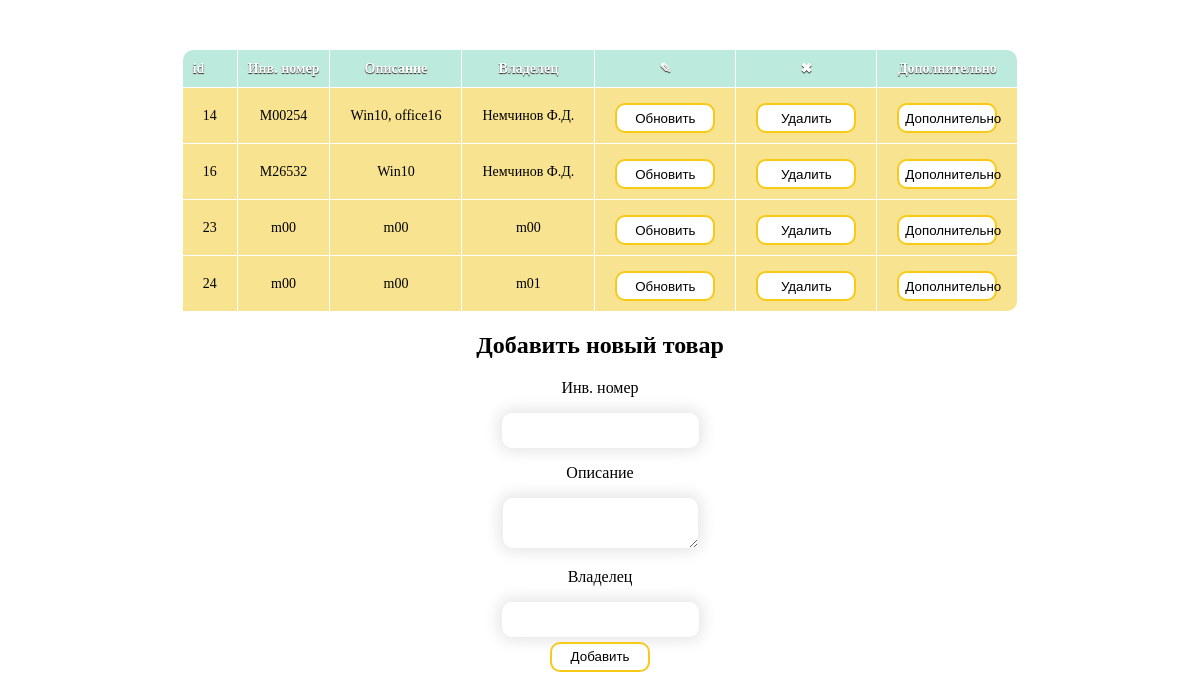
/test/test/index.php, run on the app's committed database.
### tables this page shows
CREATE TABLE `goods` (
  `id` int NOT NULL,
  `Inventory` varchar(255) NOT NULL,
  `description` text NOT NULL,
  `Owner` varchar(255) NOT NULL
);

### test/test/index.php (the view, shortened to what this page needs)
<?php
$host = 'localhost';
$db_name = 'test';
$user = 'root';
$password = 'root';
$connect = mysqli_connect($host, $user, $password, $db_name);
$goods = mysqli_query($connect, "SELECT * FROM `goods`");
 $goods = mysqli_fetch_all($goods);
?>
<!doctype html>
<html lang="en">
<head>
    <link rel="stylesheet" href="style.css">
</head>
<body>
<table align = "center">
    <tr>
        <th>id</th>
        <th>Инв. номер</th>
        <th>Описание</th>
        <th>Владелец</th>
        <th>&#9998;</th>
        <th>&#10006;</th>
        <th>Дополнительно</th>
    </tr>
    <?php
    foreach ($goods as $item){
        ?>
    <tr>
        <td><?=$item[0]?></td>
        <td><?=$item[1]?></td>
        <td><?=$item[2]?></td>
        <td><?=$item[3]?></td>
        <td><a href="update.php?id=<?=$item[0]?>"><button>Обновить</button></a></td>
        <td><a href="vendor/delete.php?id=<?=$item[0]?>"><button>Удалить</button></a></td>
        <td><a href="select/index.php?id=><?=$item[0]?>"><button>Дополнительно</button></a></td>
    </tr>
    <?php
    }
    ?>
</table>
<h2 align = "center">Добавить новый товар</h2>
<form action="vendor/create.php" method="post" align = "center">
    <p>Инв. номер</p>
    <input type="text" name="Inventory">
    <p>Описание</p>
    <textarea name="description"></textarea>
    <p>Владелец</p>
    <input type="text" name="Owner">
    <button type="submit">Добавить</button>
</form>
</body>
</html>

### test/test/style.css (style rules this page uses)
table { margin-top: 50px; font-size: 14px; border-radius: 10px; border-spacing: 0; text-align: center; }
a { text-decoration: none; }
th { background: #bcebdd; color: white; text-shadow: 0 1px 1px #2d2020; padding: 10px 10px; }
th, td { border-style: solid; border-width: 0 1px 1px 0; border-color: white; }
th:first-child, td:first-child { text-align: left; }
th:first-child { border-top-left-radius: 10px; }
th:last-child { border-top-right-radius: 10px; border-right: none; }
td { padding: 10px 20px; background: #f8e391; }
tr:last-child td:last-child { border-radius: 0 0 10px 0; }
tr td:last-child { border-right: none; }
input, textarea { padding: 10px; border: 0; box-shadow: 0 0 15px 4px rgba(0, 0, 0, 0.1); border-radius: 10px; }
button { height: 30px; width: 100px; border-radius: 10px; margin-top: 5px; margin-left: auto; margin-right: auto; background-color: #fff; color: #000000; cursor: pointer; display: block; position: relative; border: 2px solid #f7ca18; transition: all 0.4s cubic-bezier(0.215, 0.61, 0.355, 1) 0s; }
button:before { border-radius: 10px; margin-top: 5px; margin-left: auto; margin-right: auto; display: block; position: absolute; left: 0px; top: 0px; height: 0px; width: 100%; z-index: -1; content: ""; color: #000 !important; background: #f7ca18; transition: all 0.4s cubic-bezier(0.215, 0.61, 0.355, 1) 0s; }

### data on the page
goods: id "14", Inventory "M00254", description "Win10, office16", Owner "Немчинов Ф.Д."
goods: id "16", Inventory "M26532", description "Win10", Owner "Немчинов Ф.Д."
goods: id "23", Inventory "m00", description "m00", Owner "m00"
goods: id "24", Inventory "m00", description "m00", Owner "m01"
